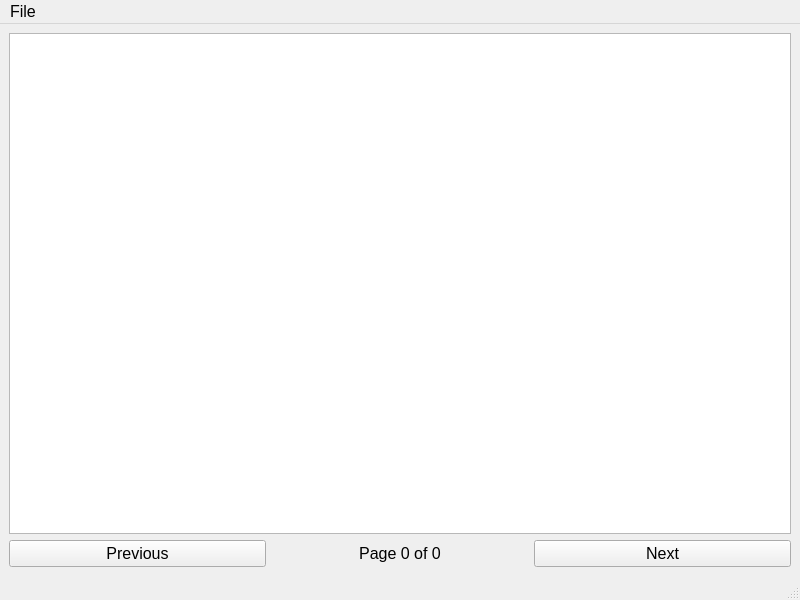
<?xml version="1.0" encoding="UTF-8"?>
<ui version="4.0">
 <class>MainWindow</class>
 <widget class="QMainWindow" name="MainWindow">
  <property name="geometry">
   <rect>
    <x>0</x>
    <y>0</y>
    <width>800</width>
    <height>600</height>
   </rect>
  </property>
  <property name="windowTitle">
   <string>PDF Viewer</string>
  </property>
  <widget class="QWidget" name="centralwidget">
   <layout class="QVBoxLayout" name="verticalLayout">
    <item>
     <widget class="QGraphicsView" name="pdfView">
      <property name="font">
       <font>
        <pointsize>12</pointsize>
       </font>
      </property>
     </widget>
    </item>
    <item>
     <layout class="QHBoxLayout" name="horizontalLayout">
      <item>
       <widget class="QPushButton" name="previousButton">
        <property name="font">
         <font>
          <pointsize>12</pointsize>
         </font>
        </property>
        <property name="text">
         <string>Previous</string>
        </property>
       </widget>
      </item>
      <item>
       <widget class="QLabel" name="pageLabel">
        <property name="font">
         <font>
          <pointsize>12</pointsize>
         </font>
        </property>
        <property name="text">
         <string>Page 0 of 0</string>
        </property>
        <property name="alignment">
         <set>Qt::AlignCenter</set>
        </property>
       </widget>
      </item>
      <item>
       <widget class="QPushButton" name="nextButton">
        <property name="font">
         <font>
          <pointsize>12</pointsize>
         </font>
        </property>
        <property name="text">
         <string>Next</string>
        </property>
       </widget>
      </item>
     </layout>
    </item>
   </layout>
  </widget>
  <widget class="QMenuBar" name="menubar">
   <property name="geometry">
    <rect>
     <x>0</x>
     <y>0</y>
     <width>800</width>
     <height>27</height>
    </rect>
   </property>
   <property name="font">
    <font>
     <pointsize>12</pointsize>
    </font>
   </property>
   <widget class="QMenu" name="menuFile">
    <property name="font">
     <font>
      <pointsize>12</pointsize>
     </font>
    </property>
    <property name="title">
     <string>File</string>
    </property>
    <addaction name="actionOpen"/>
    <addaction name="separator"/>
    <addaction name="actionExit"/>
   </widget>
   <addaction name="menuFile"/>
  </widget>
  <widget class="QStatusBar" name="statusbar">
   <property name="font">
    <font>
     <pointsize>12</pointsize>
    </font>
   </property>
  </widget>
  <action name="actionOpen">
   <property name="text">
    <string>Open</string>
   </property>
   <property name="shortcut">
    <string>Ctrl+O</string>
   </property>
  </action>
  <action name="actionExit">
   <property name="text">
    <string>Exit</string>
   </property>
   <property name="shortcut">
    <string>Ctrl+Q</string>
   </property>
  </action>
 </widget>
 <resources/>
 <connections/>
</ui>
